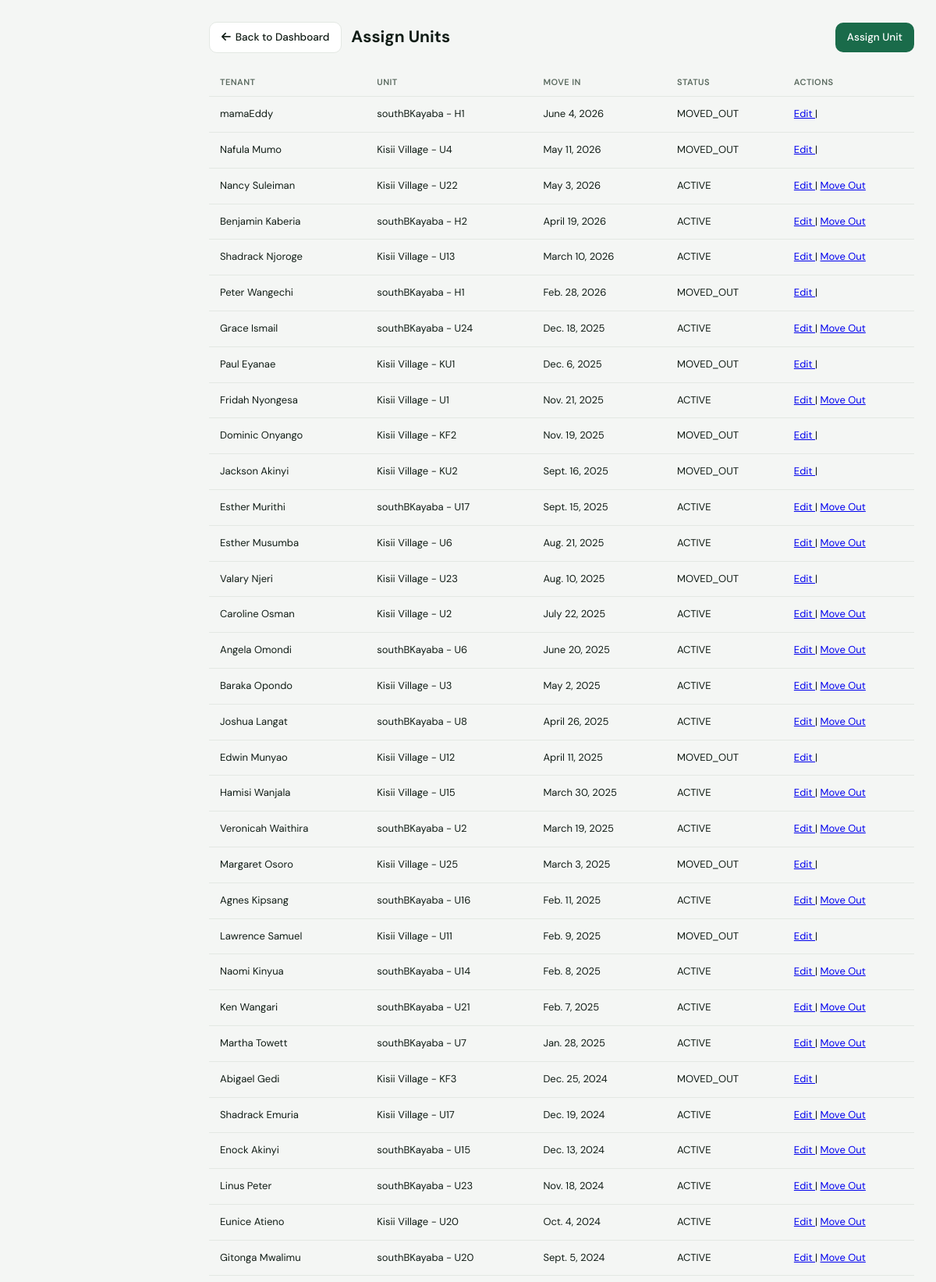
Screenshot of /tenants/tenancies/ (upper part) with the database file from the repository.
### tenants/models.py (models this page shows, shortened)
class Tenancy(models.Model):
    ACTIVE = 'ACTIVE'
    MOVED_OUT = 'MOVED_OUT'
    STATUS_CHOICES = (
        (ACTIVE, 'Active'),
        (MOVED_OUT, 'Moved Out'),
    )
    status = models.CharField(max_length=20, choices=STATUS_CHOICES, default=ACTIVE, db_index=True)
    unit = models.ForeignKey(Unit, on_delete=models.PROTECT, related_name='tenancies_by_unit')
    tenant = models.ForeignKey(Tenant, on_delete=models.PROTECT, related_name='tenancies')
    move_in_date = models.DateField()
    move_out_date = models.DateField(null=True, blank=True)
    created_at = models.DateTimeField(auto_now_add=True)
    updated_at = models.DateTimeField(auto_now=True)
    class Meta:
        ordering = ['-move_in_date']

class Tenant(models.Model):
    full_name = models.CharField(max_length=50)
    phone_no = models.CharField(max_length=15, blank=False, unique=True)
    id_no = models.CharField(max_length=20, unique=True)
    emergency_no = models.CharField(max_length=15, null=True, blank=True)
    active = models.BooleanField(default=True)
    created_at = models.DateTimeField(auto_now_add=True)
    updated_at = models.DateTimeField(auto_now=True)
    class Meta:
        ordering = ['full_name']
    def __str__(self):
        return self.full_name

### properties/models.py (models this page shows, shortened)
class Unit(models.Model):
    VACANT = 'VACANT'
    RESERVED = 'RESERVED'
    OCCUPIED = 'OCCUPIED'
    STATUS_CHOICES = (
        (VACANT, 'Vacant'),
        (RESERVED, 'Reserved'),
        (OCCUPIED, 'Occupied'),
    )
    parent_property = models.ForeignKey(
        Property,
        on_delete=models.PROTECT,
        related_name='units'
    )
    unit_number = models.CharField(
        max_length=50,
    )
    monthly_rent = models.DecimalField(
        max_digits=12,
        decimal_places=2
    )
    status = models.CharField(
        max_length=20,
        choices=STATUS_CHOICES,
        default=VACANT
    )
    description = models.TextField(
        blank=True,
        null=True
    )
    active = models.BooleanField(
        default=True
    )
    created_at = models.DateTimeField(
        auto_now_add=True
    )
    updated_at = models.DateTimeField(
        auto_now=True
    )
    class Meta:
        ordering = ['parent_property', 'unit_number']
        unique_together = ('parent_property', 'unit_number')
    def __str__(self):
        return f"{self.parent_property.name} - {self.unit_number}"

class Property(models.Model):
    name = models.CharField(max_length=200)
    location = models.CharField(max_length=255)
    image = models.ImageField(
        upload_to='properties/',
        blank=True,
        null=True
    )
    description = models.TextField(
        blank=True,
        null=True
    )
    water_included = models.BooleanField(
        default=True
    )
    electricity_included = models.BooleanField(
        default=True
    )
    active = models.BooleanField(
        default=True
    )
    created_at = models.DateTimeField(
        auto_now_add=True
    )
    updated_at = models.DateTimeField(
        auto_now=True
    )
    class Meta:
        ordering = ['name']
        verbose_name = 'Property'
        verbose_name_plural = 'Properties'

### tenants/views.py (the view)
# urls.py: path('tenancies/', views.tenancy_list, name='tenancy_list'),
def tenancy_list(request):
    tenancies = Tenancy.objects.select_related('tenant', 'unit', 'unit__parent_property').all()
    return render(request, 'tenants/tenancy_list.html', {'tenancies': tenancies})

### templates/tenants/tenancy_list.html
{% extends 'base.html' %}
{% block content %}
<div class="page-header">
    <div style="display:flex; gap:12px; flex-wrap:wrap; align-items:center; justify-content:space-between; width:100%;">
        <div style="display:flex; align-items:center; gap:12px; flex-wrap:wrap;">
            <a href="{% url 'dashboard' %}" class="btn btn-secondary">
                <i class="fas fa-arrow-left"></i> Back to Dashboard
            </a>
            <h2 style="margin:0;">Assign Units</h2>
        </div>
        <a href="{% url 'tenancy_create' %}"
           class="btn btn-primary">
            Assign Unit
        </a>
    </div>
</div>
<table class="table">
    <thead>
        <tr>
            <th>Tenant</th>
            <th>Unit</th>
            <th>Move In</th>
            <th>Status</th>
            <th>Actions</th>
        </tr>
    </thead>
    <tbody>
        {% for tenancy in tenancies %}
        <tr>
            <td>{{ tenancy.tenant }}</td>
            <td>{{ tenancy.unit }}</td>
            <td>{{ tenancy.move_in_date }}</td>
            <td>{{ tenancy.status }}</td>
            <td>
                <a href="{% url 'tenancy_update' tenancy.id %}">
                    Edit
                </a>
                |
                {% if tenancy.status == 'ACTIVE' %}
                <a href="{% url 'tenancy_moved_out' tenancy.id %}">
                    Move Out
                </a>
                {% endif %}
            </td>
        </tr>
        {% endfor %}
    </tbody>
</table>
{% endblock %}

### static/styles/main.css (style rules this page uses)
:root { --brand: #1A6B4A; --brand-light: #E8F5EF; --brand-mid: #2D9166; --sidebar-bg: #0F1F17; --sidebar-txt: rgba(255,255,255,0.55); --sidebar-act: rgba(255,255,255,0.10); --sidebar-w: 240px; --bg: #F4F6F4; --surface: #FFFFFF; --border: #E3E8E3; --txt-primary: #111D16; --txt-secondary: #5A6A5F; --txt-muted: #8FA396; --green: #1A6B4A; --green-bg: #E8F5EF; --green-txt: #0E4530; --amber: #C07A10; --amber-bg: #FEF3DC; --amber-txt: #7A4D08; --red: #B93B3B; --red-bg: #FDECEC; --red-txt: #7A2020; --blue: #1E5EA8; --blue-bg: #EAF2FD; --blue-txt: #123B6B; --radius-sm: 6px; --radius-md: 10px; --radius-lg: 14px; --shadow-sm: 0 1px 3px rgba(0,0,0,0.06); --shadow-md: 0 4px 16px rgba(0,0,0,0.08); --bottom-nav-h: 62px; }
*, *::before, *::after { margin: 0; padding: 0; box-sizing: border-box; }
body { font-family: 'DM Sans', sans-serif; font-size: 14px; line-height: 1.6; color: var(--txt-primary); background: var(--bg); display: flex; min-height: 100vh; }
table { width: 100%; border-collapse: collapse; font-size: 13px; }
thead th { padding: 9px 14px; background: var(--bg); border-bottom: 1px solid var(--border); font-weight: 600; font-size: 11px; color: var(--txt-secondary); text-transform: uppercase; letter-spacing: 0.04em; white-space: nowrap; text-align: left; }
tbody td { padding: 12px 14px; border-bottom: 1px solid var(--border); color: var(--txt-primary); vertical-align: middle; }
.btn { display: inline-flex; align-items: center; gap: 6px; padding: 8px 15px; border-radius: var(--radius-md); font-size: 13.5px; font-weight: 500; cursor: pointer; border: none; text-decoration: none; transition: all 0.15s; white-space: nowrap; font-family: inherit; min-height: 36px; }
.btn-primary { background: var(--brand); color: white; }
.btn-secondary { background: var(--surface); color: var(--txt-primary); border: 1px solid var(--border); }
.page-header { display: flex; align-items: flex-start; justify-content: space-between; margin-bottom: 16px; gap: 12px; flex-wrap: wrap; }
@media (min-width: 640px) { .page-header { flex-wrap: nowrap; margin-bottom: 20px; } }

### rows the page displays
Tenancy: tenant "mamaEddy", unit "southBKayaba - H1", move_in_date "June 4, 2026", status "MOVED_OUT"
Tenancy: tenant "Nafula Mumo", unit "Kisii Village - U4", move_in_date "May 11, 2026", status "MOVED_OUT"
Tenancy: tenant "Nancy Suleiman", unit "Kisii Village - U22", move_in_date "May 3, 2026", status "ACTIVE", shows "Move Out"
Tenancy: tenant "Benjamin Kaberia", unit "southBKayaba - H2", move_in_date "April 19, 2026", status "ACTIVE", shows "Move Out"
Tenancy: tenant "Shadrack Njoroge", unit "Kisii Village - U13", move_in_date "March 10, 2026", status "ACTIVE", shows "Move Out"
Tenancy: tenant "Peter Wangechi", unit "southBKayaba - H1", move_in_date "Feb. 28, 2026", status "MOVED_OUT"
Tenancy: tenant "Grace Ismail", unit "southBKayaba - U24", move_in_date "Dec. 18, 2025", status "ACTIVE", shows "Move Out"
Tenancy: tenant "Paul Eyanae", unit "Kisii Village - KU1", move_in_date "Dec. 6, 2025", status "MOVED_OUT"
Tenancy: tenant "Fridah Nyongesa", unit "Kisii Village - U1", move_in_date "Nov. 21, 2025", status "ACTIVE", shows "Move Out"
Tenancy: tenant "Dominic Onyango", unit "Kisii Village - KF2", move_in_date "Nov. 19, 2025", status "MOVED_OUT"
Tenancy: tenant "Jackson Akinyi", unit "Kisii Village - KU2", move_in_date "Sept. 16, 2025", status "MOVED_OUT"
Tenancy: tenant "Esther Murithi", unit "southBKayaba - U17", move_in_date "Sept. 15, 2025", status "ACTIVE", shows "Move Out"
Tenancy: tenant "Esther Musumba", unit "Kisii Village - U6", move_in_date "Aug. 21, 2025", status "ACTIVE", shows "Move Out"
Tenancy: tenant "Valary Njeri", unit "Kisii Village - U23", move_in_date "Aug. 10, 2025", status "MOVED_OUT"
Tenancy: tenant "Caroline Osman", unit "Kisii Village - U2", move_in_date "July 22, 2025", status "ACTIVE", shows "Move Out"
Tenancy: tenant "Angela Omondi", unit "southBKayaba - U6", move_in_date "June 20, 2025", status "ACTIVE", shows "Move Out"
Tenancy: tenant "Baraka Opondo", unit "Kisii Village - U3", move_in_date "May 2, 2025", status "ACTIVE", shows "Move Out"
Tenancy: tenant "Joshua Langat", unit "southBKayaba - U8", move_in_date "April 26, 2025", status "ACTIVE", shows "Move Out"
Tenancy: tenant "Edwin Munyao", unit "Kisii Village - U12", move_in_date "April 11, 2025", status "MOVED_OUT"
Tenancy: tenant "Hamisi Wanjala", unit "Kisii Village - U15", move_in_date "March 30, 2025", status "ACTIVE", shows "Move Out"
Tenancy: tenant "Veronicah Waithira", unit "southBKayaba - U2", move_in_date "March 19, 2025", status "ACTIVE", shows "Move Out"
Tenancy: tenant "Margaret Osoro", unit "Kisii Village - U25", move_in_date "March 3, 2025", status "MOVED_OUT"
Tenancy: tenant "Agnes Kipsang", unit "southBKayaba - U16", move_in_date "Feb. 11, 2025", status "ACTIVE", shows "Move Out"
Tenancy: tenant "Lawrence Samuel", unit "Kisii Village - U11", move_in_date "Feb. 9, 2025", status "MOVED_OUT"
Tenancy: tenant "Naomi Kinyua", unit "southBKayaba - U14", move_in_date "Feb. 8, 2025", status "ACTIVE", shows "Move Out"
Tenancy: tenant "Ken Wangari", unit "southBKayaba - U21", move_in_date "Feb. 7, 2025", status "ACTIVE", shows "Move Out"
Tenancy: tenant "Martha Towett", unit "southBKayaba - U7", move_in_date "Jan. 28, 2025", status "ACTIVE", shows "Move Out"
Tenancy: tenant "Abigael Gedi", unit "Kisii Village - KF3", move_in_date "Dec. 25, 2024", status "MOVED_OUT"
Tenancy: tenant "Shadrack Emuria", unit "Kisii Village - U17", move_in_date "Dec. 19, 2024", status "ACTIVE", shows "Move Out"
Tenancy: tenant "Enock Akinyi", unit "southBKayaba - U15", move_in_date "Dec. 13, 2024", status "ACTIVE", shows "Move Out"
Tenancy: tenant "Linus Peter", unit "southBKayaba - U23", move_in_date "Nov. 18, 2024", status "ACTIVE", shows "Move Out"
Tenancy: tenant "Eunice Atieno", unit "Kisii Village - U20", move_in_date "Oct. 4, 2024", status "ACTIVE", shows "Move Out"
Tenancy: tenant "Gitonga Mwalimu", unit "southBKayaba - U20", move_in_date "Sept. 5, 2024", status "ACTIVE", shows "Move Out"
